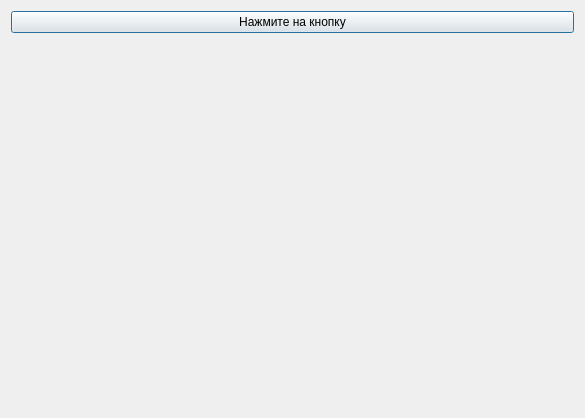
<?xml version="1.0" encoding="UTF-8"?>
<ui version="4.0">
 <class>Dialog</class>
 <widget class="QDialog" name="Dialog">
  <property name="geometry">
   <rect>
    <x>0</x>
    <y>0</y>
    <width>585</width>
    <height>418</height>
   </rect>
  </property>
  <property name="windowTitle">
   <string>Dialog</string>
  </property>
  <layout class="QVBoxLayout" name="verticalLayout">
   <item>
    <widget class="QPushButton" name="pushButton">
     <property name="text">
      <string>Нажмите на кнопку</string>
     </property>
    </widget>
   </item>
   <item>
    <widget class="QWidget" name="widget_plot_1" native="true">
     <layout class="QVBoxLayout" name="layout_plot_1">
      <property name="bottomMargin">
       <number>11</number>
      </property>
     </layout>
    </widget>
   </item>
   <item>
    <widget class="QWidget" name="widget_plot_2" native="true">
     <layout class="QVBoxLayout" name="verticalLayout_3">
      <item>
       <layout class="QVBoxLayout" name="layout_plot_2"/>
      </item>
     </layout>
    </widget>
   </item>
  </layout>
 </widget>
 <resources/>
 <connections/>
</ui>
